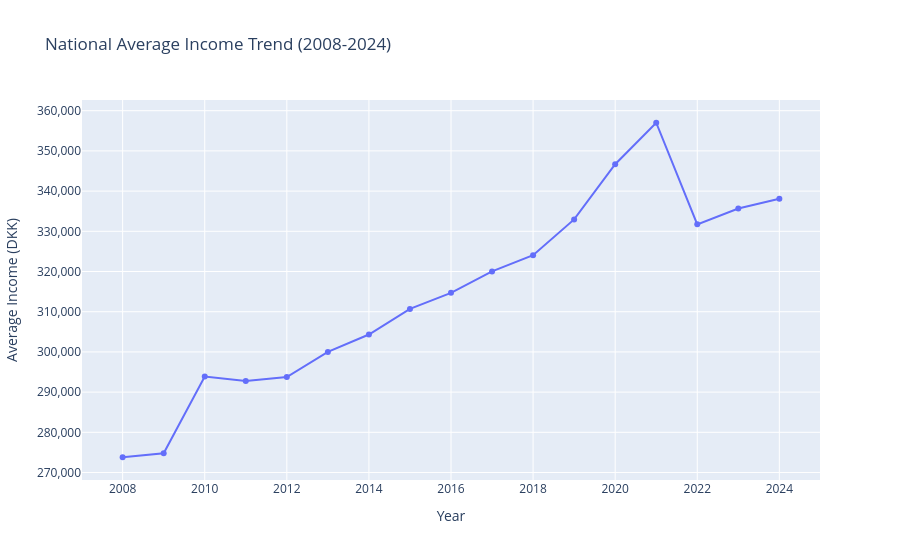

Notebook source saved alongside this figure:
### Markdown cell above
## 2. Basic stats

### Data Cleaning and Preprocessing (Andrea De Pascale)
To create the interactive visualizations, we preprocessed the data as follows:
* **String Normalization:** We standardized municipality names across datasets by removing suffixes (e.g., "Kommune") and standardizing Danish characters (æ, ø, å) to ensure reliable merges.
* **Merging Data:** We merged the `HFUDD16` and `IFOR35` datasets using an inner join on the `Municipality` and `Year` columns.
* **Ratio Calculations:** For the ternary plot, we converted raw population counts into ratios (Employed, Unemployed, Enrolled) per municipality to accurately different regions.


### Exploratory Data Analysis (Andrea De Pascale)
During this exploratory analysis, we plotted the national average income from 2008 to 2024. The data shows a steady, linear increase across the country, which scales as expected with national inflation and wage adjustments.

### Code cell
# Load your merged dataset
df = pd.read_csv('src/Part1/data/Part1_merged_dataset.csv')

# Display the first few rows and basic statistical summary
display(df.head())

# ---------------------------------------------------------
# Plotting the National Inflation Trend
# ---------------------------------------------------------
# Group by year and calculate the mean average income across ALL municipalities
# This creates our baseline "National Trend"
national_trend = df.groupby('Year')['Average Income'].mean().reset_index()

# Filter for the years 2008 to 2024 as mentioned in the text
national_trend = national_trend[(national_trend['Year'] >= 2008) & (national_trend['Year'] <= 2024)]

# Create the line chart
fig_trend = px.line(
    national_trend, 
    x='Year', 
    y='Average Income',
    title="National Average Income Trend (2008-2024)",
    labels={'Average Income': 'Average Income (DKK)', 'Year': 'Year'},
    markers=True
)

# Format the y-axis to include commas for easier reading of large numbers
fig_trend.update_layout(yaxis_tickformat=',')
fig_trend.show()

### Figure 1 — Plotly figure (JSON) as saved in the notebook; plotly's stock layout.template omitted (floating-point values rounded to 4 significant figures)
{"data": [{"hovertemplate": "Year=%{x}<br>Average Income (DKK)=%{y}<extra></extra>", "legendgroup": "", "line": {"color": "#636efa", "dash": "solid"}, "marker": {"symbol": "circle"}, "mode": "lines+markers", "name": "", "orientation": "v", "showlegend": false, "type": "scatter", "x": [2008, 2009, 2010, 2011, 2012, 2013, 2014, 2015, 2016, 2017, 2018, 2019, 2020, 2021, 2022, 2023, 2024], "xaxis": "x", "y": [273800.0, 274800.0, 293900.0, 292800.0, 293800.0, 300000.0, 304300.0, 310700.0, 314700.0, 320000.0, 324100.0, 333000.0, 346700.0, 357000.0, 331700.0, 335700.0, 338100.0], "yaxis": "y"}], "layout": {"legend": {"tracegroupgap": 0}, "title": {"text": "National Average Income Trend (2008-2024)"}, "xaxis": {"anchor": "y", "domain": [0, 1], "title": {"text": "Year"}}, "yaxis": {"anchor": "x", "domain": [0, 1], "tickformat": ",", "title": {"text": "Average Income (DKK)"}}}}
